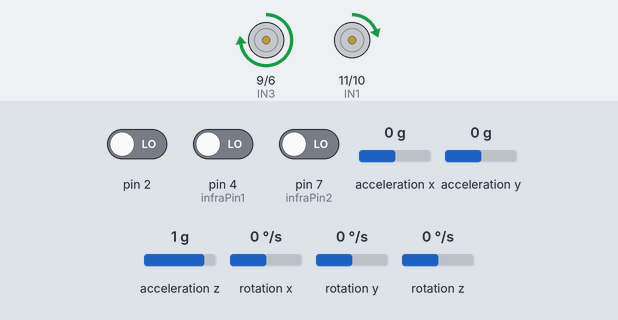
Simulated run of this sketch. Board: Arduino Uno, built with avr-gcc and run on an emulated ATmega328P. On the bench: motor-driver pin pairs drawn as motors (green arrow = first pin HIGH = forward, orange = second pin HIGH = backward, longer = more drive). The test bench sets the inputs (shaded band); at power-on: acceleration x 0 g, acceleration y 0 g, acceleration z 1 g, pin 2 LOW, pin 4 (infraPin1) LOW, pin 7 (infraPin2) LOW, rotation x 0 °/s, rotation y 0 °/s, rotation z 0 °/s. The sensor or clock chip raises its interrupt line as the real part does; what the sketch prints to the serial monitor is not drawn.

Above: at 1.7 s.
1.8 s: acceleration x set to -1.4 g
At 2.6 s:
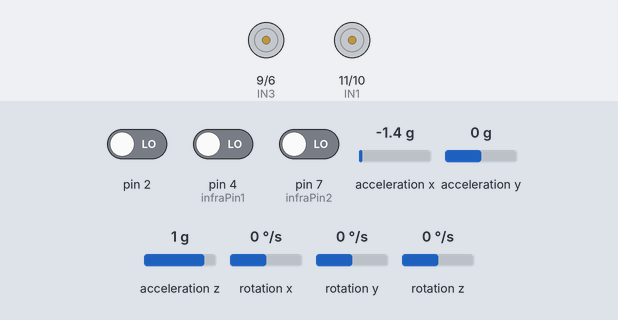
3.3 s: acceleration x set to -0.7 g
4.8 s: acceleration x set to -0.4 g
At 6.0 s:
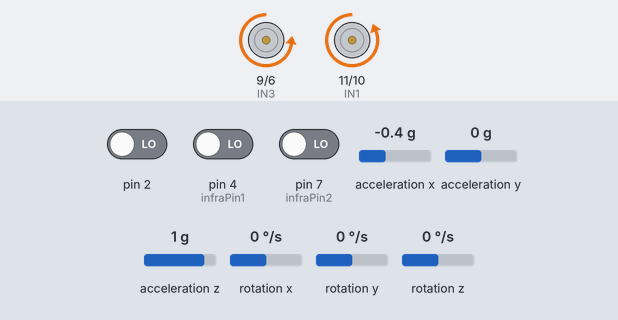
6.3 s: acceleration y set to -1.4 g
At 7.2 s:
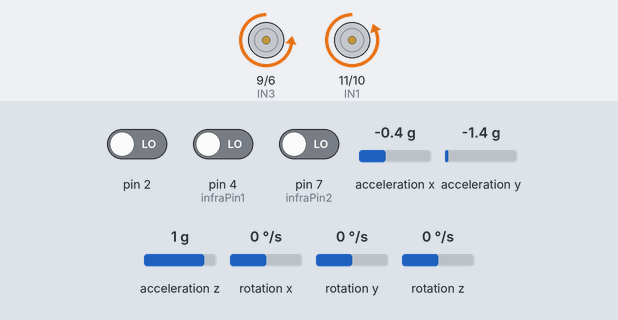
7.8 s: acceleration z set to -1.4 g
At 8.4 s:
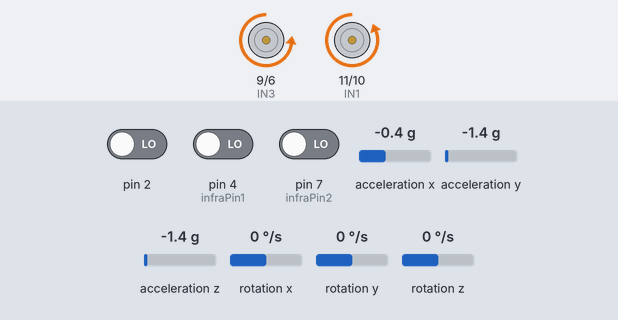
9.3 s: acceleration x set to 0 g
Timing chart, 0 to 11.8 s (numbered marks = the images above; inputs shaded):
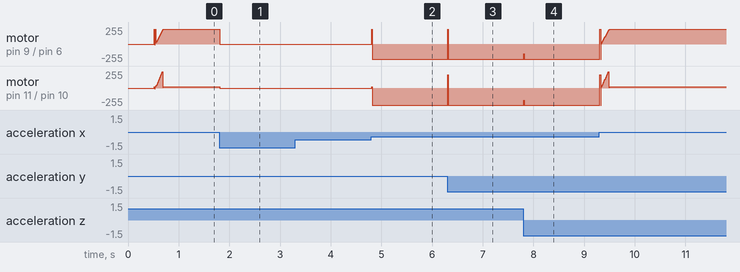

The sketch:

RobotBalanceadorSeguidorLineas.ino
```cpp
#include "I2Cdev.h"
#include <PID_v1.h>
#include "MPU6050_6Axis_MotionApps20.h"

MPU6050 mpu;

// MPU control/status vars
bool dmpReady = false;
uint8_t mpuIntStatus;
uint8_t devStatus;
uint16_t packetSize;
uint16_t fifoCount;
uint8_t fifoBuffer[64];

// orientation/motion vars
Quaternion q;
VectorFloat gravity;
float ypr[3];

// Constantes de Motores
double MotorDerecha = 0.9;
double MotorIzquierda = 1.1;

// Configuración
double setpoint = 168.7;

// PID
double Kp = 18; // 21
double Kd = 0.53; // 0.4
double Ki = 150; // 100


// Motor pins
int IN1 = 11;
int IN2 = 10;
int IN3 = 9;
int IN4 = 6;

// Sensor pins
int infraPin1 = 4;
int infraPin2 = 7;
int valorInfra1 = 0;
int valorInfra2 = 0;

double input, output;
PID pid(&input, &output, &setpoint, Kp, Ki, Kd, DIRECT);

volatile bool mpuInterrupt = false;
void dmpDataReady() {
    mpuInterrupt = true;
}

void setup() {
    Serial.begin(115200);

    // initialize device
    Serial.println(F("Initializing I2C devices..."));
    mpu.initialize();

    // verify connection
    Serial.println(F("Testing device connections..."));
    Serial.println(mpu.testConnection() ? F("MPU6050 connection successful") : F("MPU6050 connection failed"));

    // load and configure the DMP
    devStatus = mpu.dmpInitialize();
    mpu.setXGyroOffset(220);
    mpu.setYGyroOffset(76);
    mpu.setZGyroOffset(-85);
    mpu.setZAccelOffset(1688);

    if (devStatus == 0) {
        Serial.println(F("Enabling DMP..."));
        mpu.setDMPEnabled(true);

        Serial.println(F("Enabling interrupt detection (Arduino external interrupt 0)..."));
        attachInterrupt(0, dmpDataReady, RISING);
        mpuIntStatus = mpu.getIntStatus();

        Serial.println(F("DMP ready! Waiting for first interrupt..."));
        dmpReady = true;
        packetSize = mpu.dmpGetFIFOPacketSize();

        pid.SetMode(AUTOMATIC);
        pid.SetSampleTime(10);
        pid.SetOutputLimits(-250, 250);
    } else {
        Serial.print(F("DMP Initialization failed (code "));
        Serial.print(devStatus);
        Serial.println(F(")"));
    }

    pinMode(IN4, OUTPUT);
    pinMode(IN3, OUTPUT);
    pinMode(IN2, OUTPUT);
    pinMode(IN1, OUTPUT);
    pinMode(infraPin1, INPUT);
    pinMode(infraPin2, INPUT);

    analogWrite(IN4, LOW);
    analogWrite(IN3, LOW);
    analogWrite(IN2, LOW);
    analogWrite(IN1, LOW);
}

void loop() {

    // Lectura de infrarrojos.
    valorInfra1 = digitalRead(infraPin1);
    valorInfra2 = digitalRead(infraPin2);
    /*
    Serial.print("infra derecha: ");
    Serial.println(valorInfra1);
    Serial.print("infra izquierda: ");
    Serial.println(valorInfra2);
    */

    int state = (valorInfra1 << 1) | valorInfra2;

    if (!dmpReady) return;

    while (!mpuInterrupt && fifoCount < packetSize) {
        pid.Compute();
        /*
        Serial.print(input);
        Serial.print(" =>");
        Serial.println(output);
        */

        if (input > 150 && input < 200) {
            if (output > 0)
                Forward();
            else if (output < 0)
                Reverse();

            int velocidad = abs(output);

            // Si está equilibrado y la velocidad es baja
            if (input >= 168 && input <= 170 && velocidad <= 40) {
                sigueLinea(state);
            }
        } else {
            Stop();
        }
    }

    mpuInterrupt = false;
    mpuIntStatus = mpu.getIntStatus();
    fifoCount = mpu.getFIFOCount();

    if ((mpuIntStatus & 0x10) || fifoCount == 1024) {
        mpu.resetFIFO();
        Serial.println(F("FIFO overflow!"));
    } else if (mpuIntStatus & 0x02) {
        while (fifoCount < packetSize) fifoCount = mpu.getFIFOCount();
        mpu.getFIFOBytes(fifoBuffer, packetSize);
        fifoCount -= packetSize;
        mpu.dmpGetQuaternion(&q, fifoBuffer);
        mpu.dmpGetGravity(&gravity, &q);
        mpu.dmpGetYawPitchRoll(ypr, &q, &gravity);
        input = ypr[1] * 180 / M_PI + 180;
    }


      // Cambio de valores PID, por medio del monitor serie.

      if (Serial.available() > 0) {
        char comando = Serial.read();
        double nuevoValor;
        switch (comando) {
            case 'p':
                nuevoValor = Serial.parseFloat();
                Kp = nuevoValor;
                pid.SetTunings(Kp, Ki, Kd);
                break;
            case 'i':
                nuevoValor = Serial.parseFloat();
                Ki = nuevoValor;
                pid.SetTunings(Kp, Ki, Kd);
                break;
            case 'd':
                nuevoValor = Serial.parseFloat();
                Kd = nuevoValor;
                pid.SetTunings(Kp, Ki, Kd);
                break;
        }
    }
}

void Forward() {

    analogWrite(IN4, output * MotorDerecha);
    analogWrite(IN3, 0);
    analogWrite(IN2, output * MotorIzquierda);
    analogWrite(IN1, 0);
}

void Reverse() {

    analogWrite(IN4, 0);
    analogWrite(IN3, -output * MotorDerecha);
    analogWrite(IN2, 0);
    analogWrite(IN1, -output * MotorIzquierda);
}

void Stop() {
    analogWrite(IN4, 0);
    analogWrite(IN3, 0);
    analogWrite(IN2, 0);
    analogWrite(IN1, 0);
}

void sigueLinea(int state) {
    switch (state) {
        case 0:
            Avanza();
            break;
        case 1:
            siguelineaI();
            break;
        case 2:
            siguelineaD();
            break;
        case 3:
            Stop();
            break;
        default:
            Serial.println("no deberia existir");
            break;
    }
}

void Avanza() {

    int speed = 40; // Ajusta la velocidad de avance aquí
    analogWrite(IN4, 0);
    analogWrite(IN3, speed);
    analogWrite(IN2, 0);
    analogWrite(IN1, speed);
    Serial.println("AVANZANDO");
}

void siguelineaD() {


    int turnSpeed = 40;
    analogWrite(IN4, -1*turnSpeed);
    analogWrite(IN3, 0);
    analogWrite(IN2, 0);
    analogWrite(IN1, turnSpeed);
    Serial.println("GirandoDER");

}

void siguelineaI() {

     int turnSpeed = 40;
    analogWrite(IN4, 0);    // retrocede izquierda
    analogWrite(IN3, turnSpeed);  // avanza derecha
    analogWrite(IN2, 55);  // retrocede izquierda
    analogWrite(IN1, 0);  // avanza izquierda
    Serial.println("GirandoIZQ");


}
```

Measured:
- the behaviour switches between -0.6 and -0.5 g on acceleration x (found by bisection; images 1 and 2)
- after the input at 1.8 s, motor on pin 9 (IN3) / pin 6 (IN4): forward 225/255 → stopped at once; motor on pin 11 (IN1) / pin 10 (IN2): forward 19/255 → stopped at once
- after the input at 3.3 s, every drawn part: stays the same
- after the input at 4.8 s, motor on pin 9 (IN3) / pin 6 (IN4): stopped → backward 225/255 at once; motor on pin 11 (IN1) / pin 10 (IN2): stopped → backward 255/255 at once
- after the input at 6.3 s, motor on pin 9 (IN3) / pin 6 (IN4): backward 225/255 → forward 225/255 at once, → backward 225/255 0.01 s later; motor on pin 11 (IN1) / pin 10 (IN2): backward 255/255 → forward 197/255 at once, → backward 255/255 0.01 s later
- after the input at 7.8 s, motor on pin 9 (IN3) / pin 6 (IN4): backward 225/255 → backward 147/255 at once, → backward 225/255 0.01 s later; motor on pin 11 (IN1) / pin 10 (IN2): backward 255/255 → backward 180/255 at once, → backward 255/255 0.01 s later
- by itself, motor on pin 9 (IN3) / pin 6 (IN4): ramps from backward 11/255 to forward 225/255 and jumps back, once every 0.02 s
